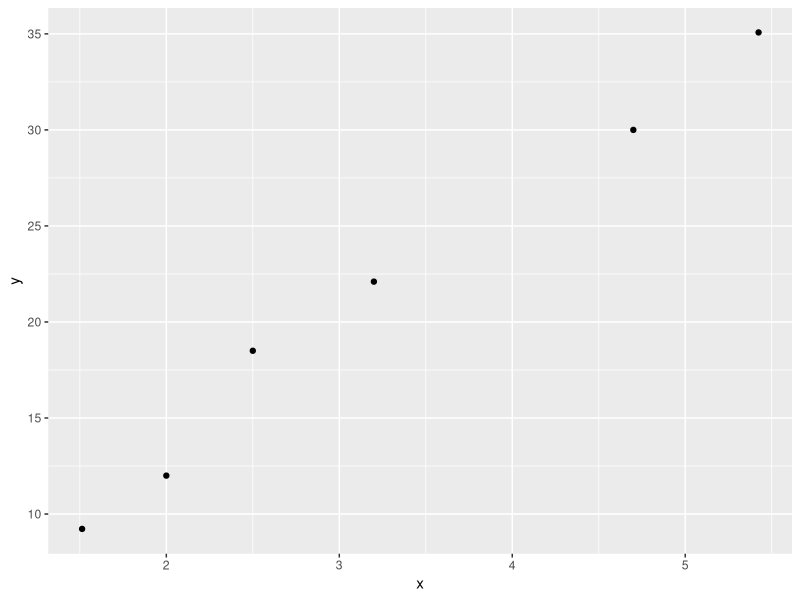
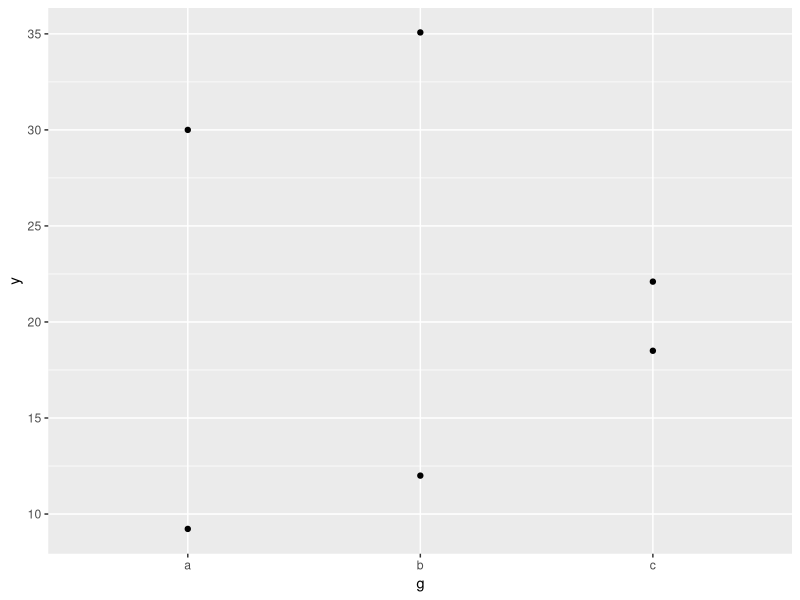
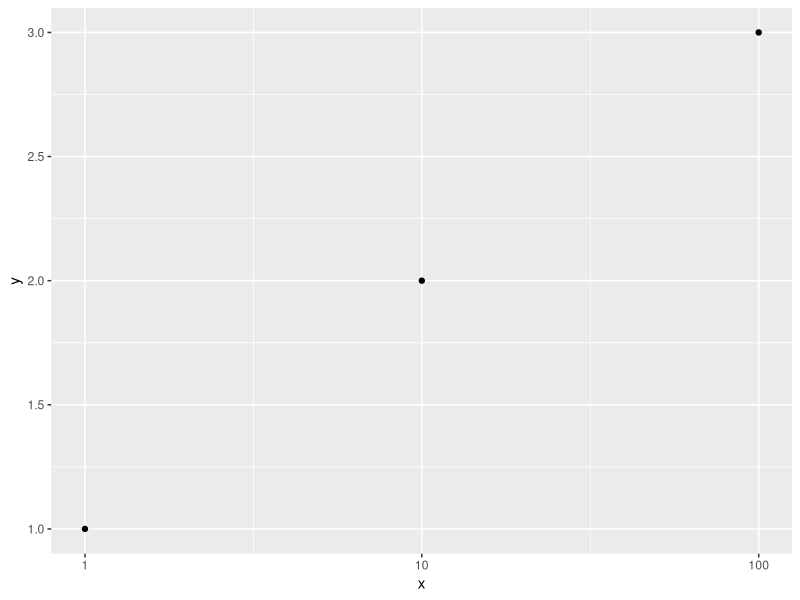
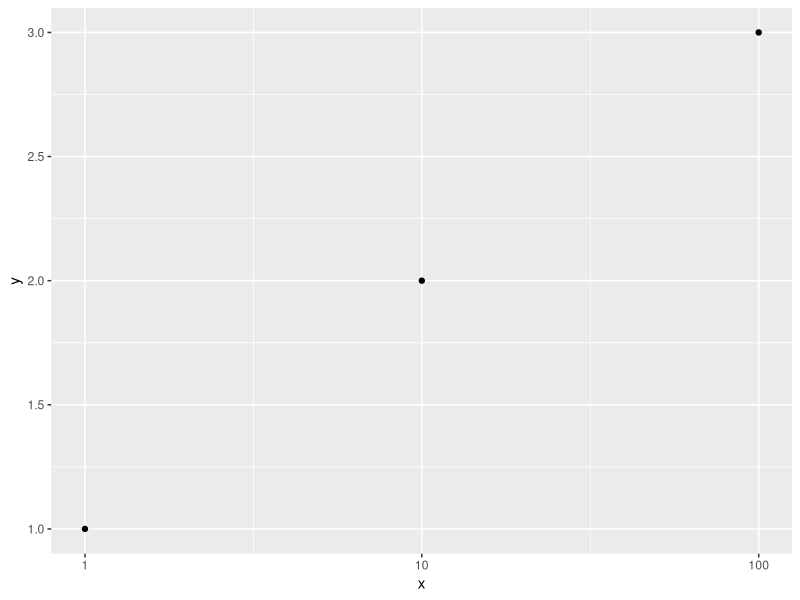

Generate these figures, in order, with R: (Note: this script raises an error after producing the figures.)
#!/usr/bin/env Rscript
#
# 生成 tests/fixtures/coord_r_reference.json —— 坐标面板参数的 R 侧参考值（M1-5）。
#
#   pixi run -e refs refs:coord
#
# 对 10 个 case 跑真正的 ggplot2 4.0.3：
#
#   1. cartesian_default     默认连续坐标
#   2. cartesian_expand_false coord_cartesian(expand = FALSE)
#   3. cartesian_xlim        coord_cartesian(xlim = c(2, 5))
#   4. scale_x_limits        scale_x_continuous(limits = c(2, 5))（越界点被删）
#   5. discrete_default      离散 x
#   6. discrete_xlim_levels  scale_x_discrete(limits = c("a", "b", "d"))（含越界水平）
#   7. fixed_ratio_1         coord_fixed(ratio = 1)
#   8. fixed_ratio_2         coord_fixed(ratio = 2)
#   9. log10_coord_xlim      scale_x_log10() + coord_cartesian(xlim = c(1, 100))
#  10. log10_scale_limits_coord
#                            scale_x_log10(limits = c(1, 100)) +
#                            coord_cartesian(xlim = c(1, 10))
#
# 9 / 10 守的是 `expand_limits_scale()` 的第一步：coord limits 是数据空间的值，
# 连续标度上先过 `transformation$transform()` 再 expand
# （`scale_x_log10() + xlim = c(1, 100)` → base `0..2`，面板 `-0.1..2.1`）。
#
# 记录 `ggplot_build(p)$layout$panel_params[[1]]` 的 `x.range` / `y.range`
# （含 expand）、expand 前的数值范围（连续取 get_limits()，离散取 1..n）、
# coord limits 原值与**变换后**的值、`CoordFixed$aspect()`，以及 R 自己报的
# "Removed N rows" 行数。
# Python 侧 `tests/test_coord_r_parity.py` 用同一份数据逐值比对（容差 1e-12）。

suppressPackageStartupMessages({
  library(ggplot2)
  library(jsonlite)
  library(svglite)
})

# 不开默认绘图设备：否则某些 ggplot 调用会在 CWD 留下 Rplots.pdf（产物不可复现）。
invisible(pdf(NULL))

out_path <- "tests/fixtures/coord_r_reference.json"

coord_data <- data.frame(
  x = c(1.513, 2.0, 2.5, 3.2, 4.7, 5.424),
  y = c(9.225, 12.0, 18.5, 22.1, 30.0, 35.075),
  g = c("a", "b", "c", "c", "a", "b"),
  stringsAsFactors = FALSE
)

# log10 case 的数据：整十次幂，数据空间 1..100 / 面板空间 0..2。
log_data <- data.frame(x = c(1, 10, 100), y = c(1, 2, 3))

num <- function(value) {
  if (is.null(value)) {
    return(NULL)
  }
  value <- as.numeric(value)
  if (all(is.na(value))) {
    return(NULL)
  }
  unname(value)
}

removed_rows <- function(messages) {
  total <- 0L
  for (message in unique(messages)) {
    if (!grepl("Removed [0-9]+ rows", message)) {
      next
    }
    hit <- regmatches(message, regexpr("Removed [0-9]+ rows", message))
    total <- total + as.integer(gsub("[^0-9]", "", hit))
  }
  total
}

# coord limits 是数据空间的值；`expand_limits_scale()` 在连续标度上先把它
# `transformation$transform()` 到标度空间。这里记录同一件事的结果，供 Python
# 侧逐值对拍（identity 标度上就是原值）。
transformed_coord_limits <- function(build, aesthetic, limits) {
  if (is.null(limits)) {
    return(NULL)
  }
  scale <- build$plot$scales$get_scales(aesthetic)
  if (is.null(scale) || isTRUE(scale$is_discrete())) {
    return(num(limits))
  }
  num(scale$get_transformation()$transform(as.numeric(limits)))
}

# --- M2-1 扩展：范围 / theta / r / 断点位置 / 面板几何 ---------------------

# 极坐标的 theta 位置（弧度）：直接调用 ggplot2 自己的 theta_rescale()。
theta_positions <- function(coord, panel) {
  if (is.null(panel$theta.range) || is.null(panel$theta.major)) {
    return(NULL)
  }
  values <- panel$theta.major
  values <- values[!is.na(values)]
  if (length(values) == 0) {
    return(NULL)
  }
  arc <- if (!is.null(panel$arc)) panel$arc else coord$start + c(0, 2 * pi)
  dir <- if (!is.null(coord$direction)) coord$direction else 1
  num(ggplot2:::theta_rescale(values, panel$theta.range, arc, dir))
}

# 极坐标 r 轴的位置（npc，0.5 是圆心）：r_rescale() + 0.5（与 render_axis_v 同式）。
r_positions <- function(panel) {
  values <- panel$r.major
  values <- values[!is.na(values)]
  if (is.null(panel$r.range) || length(values) == 0) {
    return(NULL)
  }
  # donut 用面板自己的 inner_radius（radial 的内半径；polar 是默认 0..0.4）。
  donut <- panel$inner_radius %||% c(0, 0.4)
  num(ggplot2:::r_rescale(values, panel$r.range, donut) + 0.5)
}

# 次轴（sec_axis）的位置 / 标签；没有 sec.axis 时给 NULL。
sec_info <- function(build, aesthetic) {
  scale <- build$plot$scales$get_scales(aesthetic)
  sa <- if (is.null(scale)) NULL else scale$secondary.axis
  if (is.null(sa) || inherits(sa, "waiver")) {
    return(NULL)
  }
  pp <- build$layout$panel_params[[1L]]
  view <- if (aesthetic == "x") pp$x.sec else pp$y.sec
  list(
    positions = num(view$break_positions()),
    labels = as.character(view$get_labels()),
    continuous_range = num(view$continuous_range)
  )
}

# `ggplotGrob()` 的面板几何（cm）：画到临时 svglite 设备上，再用 grid 的
# convertWidth / convertHeight 把 null 单元解析成实际尺寸。
panel_geometry <- function(plot, width_in = 4, height_in = 3) {
  g <- ggplotGrob(plot)
  panel <- g$layout[g$layout$name == "panel", ]
  if (nrow(panel) == 0) {
    return(NULL)
  }
  cols <- seq(panel$l[1], panel$r[1])
  rows <- seq(panel$t[1], panel$b[1])
  # null 单元在根视口外换算成 0，所以面板尺寸 = 页面尺寸 − 其余行列的固定尺寸。
  width <- width_in * 2.54 - grid::convertWidth(sum(g$widths[-cols]), "cm", valueOnly = TRUE)
  height <- height_in * 2.54 - grid::convertHeight(sum(g$heights[-rows]), "cm", valueOnly = TRUE)
  left <- grid::convertWidth(sum(g$widths[seq_len(panel$l[1] - 1L)]), "cm", valueOnly = TRUE)
  top <- grid::convertHeight(sum(g$heights[seq_len(panel$t[1] - 1L)]), "cm", valueOnly = TRUE)
  list(width = width, height = height, left = left, top = top)
}

# `reverse = "x"` 只翻转映射；R 画轴时用 `view$reverse()` 后的位置（实测 2 出现在
# 右侧），所以夹具里要把位置翻成 1 - p，不能直接用 ViewScale$break_positions()。
axis_reversed <- function(panel, axis) {
  rv <- panel$reverse %||% "none"
  rv %in% c("xy", "yx", axis)
}

# 一条轴**实际会画**的刻度位置（npc）+ 与位置一一对应的标签。
#
# - `coord_trans` / `coord_transform`：R 用面板顶层的 `x.major` / `x.labels`
#   （已经过逐轴变换），不是 `pp$x$break_positions()`——后者按标度空间的线性
#   位置重算，和实际渲染差 0.11（SIL-729 用 SVG 里 "2" 的 x 坐标核实：
#   `pp$x.major` 才是画出来的位置）。
# - 其余坐标：`ViewScale$break_positions()`，越界断点是 NA，标签只对应非 NA。
# - `reverse = "x"` 只翻转映射，R 画轴用的是翻转后的位置（1 - p），所以这里翻。
axis_positions <- function(panel, axis) {
  direct <- panel[[paste0(axis, ".major")]]
  if (!is.null(direct)) {
    values <- num(direct)
    labels <- as.character(panel[[paste0(axis, ".labels")]])
    keep <- !is.na(values)
    return(list(positions = values[keep], labels = labels[keep]))
  }
  view <- panel[[axis]]
  if (is.null(view) || !is.function(tryCatch(view$break_positions, error = function(e) NULL))) {
    return(NULL)
  }
  values <- num(view$break_positions())
  labels <- as.character(view$get_labels())
  keep <- !is.na(values)
  values <- values[keep]
  if (axis_reversed(panel, axis)) {
    values <- 1 - values
  }
  list(positions = values, labels = labels[keep])
}

# 面板某条维度的「展开前范围」：优先用面板自己的 ViewScale（flip 已经交换过），
# 极坐标没有 x / y 时退回标度。
panel_limits <- function(view, scale) {
  if (!is.null(view) && is.function(view$get_limits)) {
    limits <- view$get_limits()
    if (isTRUE(view$is_discrete())) {
      return(c(1, length(limits)))
    }
    return(num(limits))
  }
  limits <- scale$get_limits()
  if (isTRUE(scale$is_discrete())) {
    return(c(1, length(limits)))
  }
  num(limits)
}

view_labels <- function(view) {
  if (is.null(view)) {
    return(NULL)
  }
  f <- tryCatch(view$get_labels, error = function(e) NULL)
  if (!is.function(f)) {
    return(NULL)
  }
  as.character(f())
}

describe <- function(name, plot) {
  messages <- character()
  build <- withCallingHandlers(
    ggplot_build(plot),
    warning = function(w) {
      messages <<- c(messages, conditionMessage(w))
      invokeRestart("muffleWarning")
    }
  )
  withCallingHandlers(
    invisible(ggplot_gtable(build)),
    warning = function(w) {
      messages <<- c(messages, conditionMessage(w))
      invokeRestart("muffleWarning")
    }
  )
  panel <- build$layout$panel_params[[1L]]
  coord <- build$plot$coordinates
  # 极坐标的 panel_params 用 theta./r. 命名，没有 x/y 那对 ViewScale；标度本身
  # 仍可从 layout$panel_scales_x/y 取（flip 已按 SCALE_X / SCALE_Y 交换过）。
  scale_x <- build$layout$panel_scales_x[[1L]]
  scale_y <- build$layout$panel_scales_y[[1L]]
  x_discrete <- isTRUE(scale_x$is_discrete())
  y_discrete <- isTRUE(scale_y$is_discrete())
  x_limits <- panel_limits(panel$x, scale_x)
  y_limits <- panel_limits(panel$y, scale_y)

  data <- build$data[[1L]]
  geometry <- panel_geometry(plot)
  list(
    name = name,
    coord = class(coord)[1L],
    ratio = num(coord$ratio),
    clip = if (is.null(coord$clip)) "on" else coord$clip,
    x_discrete = x_discrete,
    y_discrete = y_discrete,
    x_range = num(panel$x.range),
    y_range = num(panel$y.range),
    x_limits = num(x_limits),
    y_limits = num(y_limits),
    coord_xlim = num(coord$limits$x),
    coord_ylim = num(coord$limits$y),
    coord_xlim_transformed = transformed_coord_limits(build, "x", coord$limits$x),
    coord_ylim_transformed = transformed_coord_limits(build, "y", coord$limits$y),
    aspect = num(coord$aspect(panel)),
    n_rows = nrow(data),
    na_x = sum(is.na(data$x)),
    na_y = sum(is.na(data$y)),
    removed = removed_rows(messages),
    # --- M2-1 扩展（旧 case 里这些字段为 NULL，Python 侧按需取） ---
    x_positions = if (is.null(axis_positions(panel, "x"))) NULL else axis_positions(panel, "x")$positions,
    y_positions = if (is.null(axis_positions(panel, "y"))) NULL else axis_positions(panel, "y")$positions,
    x_position_labels = if (is.null(axis_positions(panel, "x"))) NULL else axis_positions(panel, "x")$labels,
    y_position_labels = if (is.null(axis_positions(panel, "y"))) NULL else axis_positions(panel, "y")$labels,
    x_labels = view_labels(panel$x),
    y_labels = view_labels(panel$y),
    theta_range = num(panel$theta.range),
    r_range = num(panel$r.range),
    theta_major = num(panel$theta.major),
    r_major = num(panel$r.major),
    theta_positions = theta_positions(coord, panel),
    r_positions = r_positions(panel),
    bbox = if (is.null(panel$bbox)) NULL else list(x = num(panel$bbox$x), y = num(panel$bbox$y)),
    arc = num(panel$arc),
    inner_radius = num(panel$inner_radius),
    panel_width_cm = if (is.null(geometry)) NULL else geometry$width,
    panel_height_cm = if (is.null(geometry)) NULL else geometry$height,
    panel_left_cm = if (is.null(geometry)) NULL else geometry$left,
    panel_top_cm = if (is.null(geometry)) NULL else geometry$top,
    sec_x = sec_info(build, "x"),
    sec_y = sec_info(build, "y")
  )
}

# M2-1 的新 case 统一 `theme_void()`：面板几何（宽高 / 位置）不受文字度量影响，
# Python 侧可以对拍到 1e-6 cm。
void <- function(plot) plot + theme_void() + theme(legend.position = "none")

base_plot <- ggplot(coord_data, aes(x = x, y = y)) + geom_point()
discrete_plot <- ggplot(coord_data, aes(x = g, y = y)) + geom_point()
log_plot <- ggplot(log_data, aes(x = x, y = y)) + geom_point() + scale_x_log10()
log_limit_plot <- ggplot(log_data, aes(x = x, y = y)) +
  geom_point() +
  scale_x_log10(limits = c(1, 100))

cases <- list(
  describe("cartesian_default", base_plot),
  describe("cartesian_expand_false", base_plot + coord_cartesian(expand = FALSE)),
  describe("cartesian_xlim", base_plot + coord_cartesian(xlim = c(2, 5))),
  describe("scale_x_limits", base_plot + scale_x_continuous(limits = c(2, 5))),
  describe("discrete_default", discrete_plot),
  describe("discrete_xlim_levels", discrete_plot + scale_x_discrete(limits = c("a", "b", "d"))),
  describe("fixed_ratio_1", base_plot + coord_fixed(ratio = 1)),
  describe("fixed_ratio_2", base_plot + coord_fixed(ratio = 2)),
  # coord limits 必须先过 log10 变换：base 0..2，面板 -0.1..2.1
  describe("log10_coord_xlim", log_plot + coord_cartesian(xlim = c(1, 100))),
  # 标度 limits（已变换 0..2）与 coord limits（1..10 → 0..1）同时存在时，
  # coord limits 覆盖标度 limits；x_limits 仍是标度的 get_limits()
  describe("log10_scale_limits_coord", log_limit_plot + coord_cartesian(xlim = c(1, 10))),
  # --- M2-1：coord 全量 ---
  describe("flip_continuous", void(base_plot + coord_flip())),
  describe("flip_discrete", void(discrete_plot + coord_flip())),
  describe("flip_ratio", void(base_plot + coord_flip(ylim = c(0, 40)))),
  describe("trans_log10_x", void(base_plot + coord_transform(x = "log10"))),
  describe("trans_sqrt_y", void(base_plot + coord_transform(y = "sqrt"))),
  describe("trans_reverse_x", void(base_plot + coord_transform(x = "reverse"))),
  describe("equal", void(base_plot + coord_equal())),
  describe("reverse_x", void(base_plot + coord_cartesian(reverse = "x"))),
  # 极坐标：离散 theta（add = 0.5 的展开）+ 连续 r（不展开）
  describe("polar_x", void(discrete_plot + coord_polar())),
  describe("polar_y", void(discrete_plot + coord_polar(theta = "y"))),
  describe("radial_full", void(discrete_plot + coord_radial())),
  describe("radial_partial", void(discrete_plot + coord_radial(start = -0.5 * pi, end = 0.5 * pi))),
  describe("radial_inner", void(discrete_plot + coord_radial(inner.radius = 0.3))),
  describe("polar_start_dir", void(discrete_plot + coord_polar(start = 0.5 * pi, direction = -1))),
  # 次轴：`sec_axis(~ . * 2)` 的断点 / 标签 / 位置
  describe("sec_axis_y", void(base_plot + scale_y_continuous(sec.axis = sec_axis(~ . * 2)))),
  describe("dup_axis_y", void(base_plot + scale_y_continuous(sec.axis = dup_axis())))
)

payload <- list(
  ggplot2 = as.character(packageVersion("ggplot2")),
  data = list(x = coord_data$x, y = coord_data$y, g = coord_data$g),
  log_data = list(x = log_data$x, y = log_data$y),
  cases = cases
)

dir.create(dirname(out_path), recursive = TRUE, showWarnings = FALSE)
writeLines(
  toJSON(payload, auto_unbox = TRUE, digits = NA, pretty = TRUE, null = "null"),
  out_path
)
cat("wrote", out_path, "with", length(cases), "cases\n")
